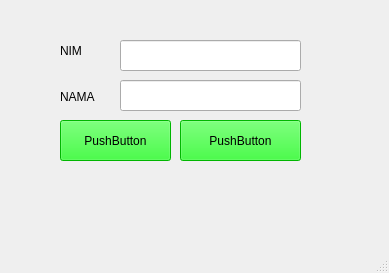
<?xml version="1.0" encoding="UTF-8"?>
<ui version="4.0">
 <class>MainWindow</class>
 <widget class="QMainWindow" name="MainWindow">
  <property name="geometry">
   <rect>
    <x>0</x>
    <y>0</y>
    <width>389</width>
    <height>273</height>
   </rect>
  </property>
  <property name="windowTitle">
   <string>MainWindow</string>
  </property>
  <widget class="QWidget" name="centralwidget">
   <widget class="QLabel" name="label">
    <property name="geometry">
     <rect>
      <x>60</x>
      <y>40</y>
      <width>41</width>
      <height>21</height>
     </rect>
    </property>
    <property name="text">
     <string>NIM</string>
    </property>
   </widget>
   <widget class="QLabel" name="label_2">
    <property name="geometry">
     <rect>
      <x>60</x>
      <y>90</y>
      <width>47</width>
      <height>13</height>
     </rect>
    </property>
    <property name="text">
     <string>NAMA</string>
    </property>
   </widget>
   <widget class="QLineEdit" name="lineEdit">
    <property name="geometry">
     <rect>
      <x>120</x>
      <y>40</y>
      <width>181</width>
      <height>31</height>
     </rect>
    </property>
   </widget>
   <widget class="QLineEdit" name="lineEdit_2">
    <property name="geometry">
     <rect>
      <x>120</x>
      <y>80</y>
      <width>181</width>
      <height>31</height>
     </rect>
    </property>
   </widget>
   <widget class="QPushButton" name="pushButton">
    <property name="geometry">
     <rect>
      <x>60</x>
      <y>120</y>
      <width>111</width>
      <height>41</height>
     </rect>
    </property>
    <property name="autoFillBackground">
     <bool>false</bool>
    </property>
    <property name="styleSheet">
     <string notr="true">background-color: rgb(0, 255, 0);</string>
    </property>
    <property name="text">
     <string>PushButton</string>
    </property>
   </widget>
   <widget class="QPushButton" name="pushButton_2">
    <property name="geometry">
     <rect>
      <x>180</x>
      <y>120</y>
      <width>121</width>
      <height>41</height>
     </rect>
    </property>
    <property name="styleSheet">
     <string notr="true">background-color: rgb(0, 255, 0);</string>
    </property>
    <property name="text">
     <string>PushButton</string>
    </property>
   </widget>
  </widget>
  <widget class="QMenuBar" name="menubar">
   <property name="geometry">
    <rect>
     <x>0</x>
     <y>0</y>
     <width>389</width>
     <height>21</height>
    </rect>
   </property>
  </widget>
  <widget class="QStatusBar" name="statusbar"/>
 </widget>
 <resources/>
 <connections/>
</ui>
